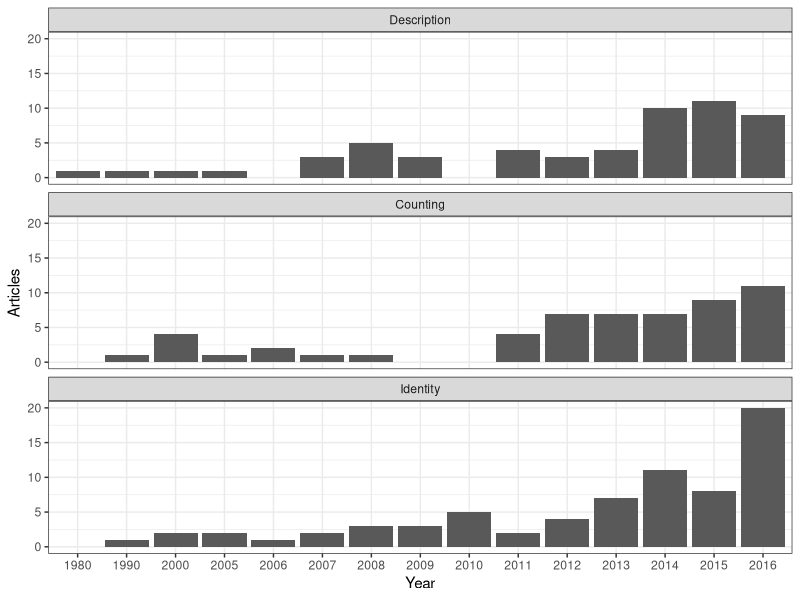
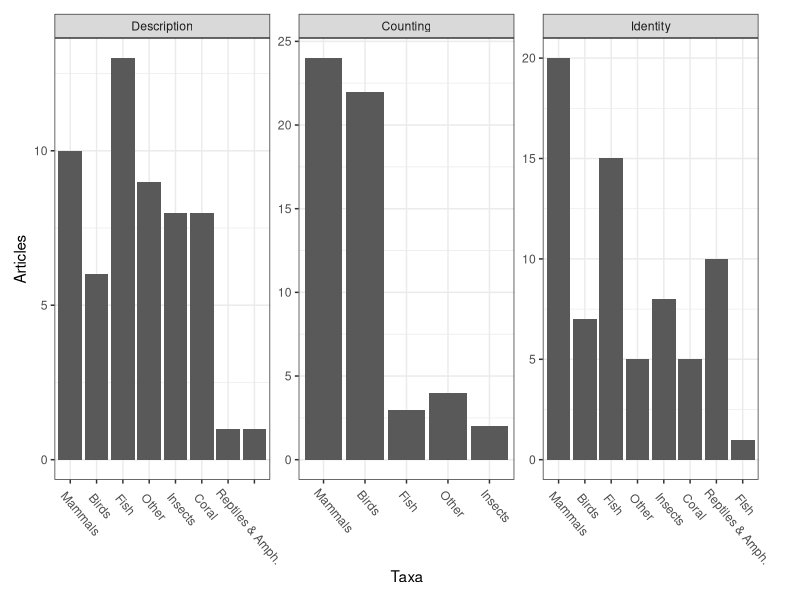
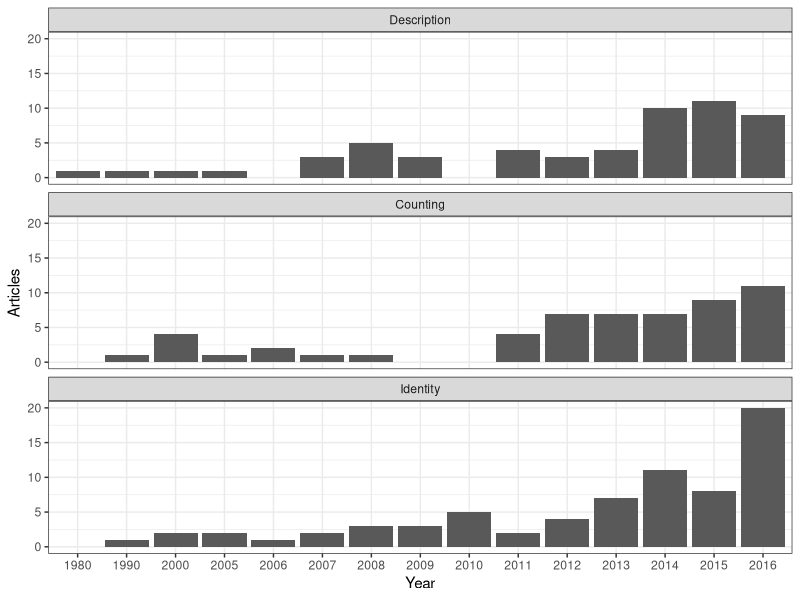
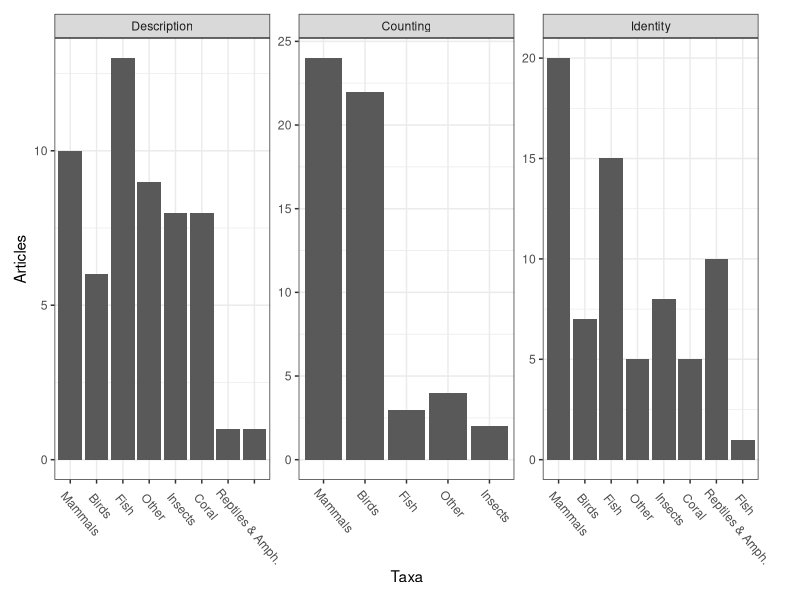

Write R code to recreate these figures, in order.
## ---- chunk 1
library(ggplot2)
library(stringr)
library(dplyr)
library(tidyr)
## ---- chunk 2
dat<-read.csv("Review.csv")
dat<-droplevels(dat)
dat<-dat[!dat$Focus=="",]
dat$Focus<-as.character(dat$Focus)
dat[dat$Focus=="Measurement","Focus"]<-"Description"

dat$Focus<-factor(dat$Focus,level=c("Description","Counting","Identity"))

## ---- chunk 3
#cut
dat$YearC<-cut(dat$Year,c(1980,1990,2000,2005,2006:2017),labels=c(1980,1990,2000,2005,2006:2016),right = F)
dat<-dat[!is.na(dat$YearC),]
ggplot(dat,aes(x=YearC)) + geom_bar() + theme_bw() + labs(x="Year",y="Articles") + facet_wrap(~Focus,ncol=1)
ggsave("Figures/PerYear.jpeg",height=7,width=6)
## ---- chunk 4
#order by articles
ord<-dat %>% group_by(Taxa) %>% summarise(n=n()) %>% arrange(n) %>% .$Taxa
dat$Taxa<-factor(dat$Taxa,levels=rev(ord))

ggplot(dat,aes(x=Taxa)) + facet_wrap(~Focus,scales="free",nrow=1)  + geom_bar() + labs(y="Articles") + theme_bw() + theme(axis.text.x=element_text(angle=-50,hjust=0.1),plot.margin = margin(10, 30, 10, 10))

ggsave("Figures/Focus_Taxa.jpeg",height=4,width=10)
## ---- chunk 5
dat$Citation

dat$Author<-paste(str_match(dat$Citation,"\\w+"),str_match(dat$Citation,"\\d+"))
write.csv(dat,"OutputTable.csv")
